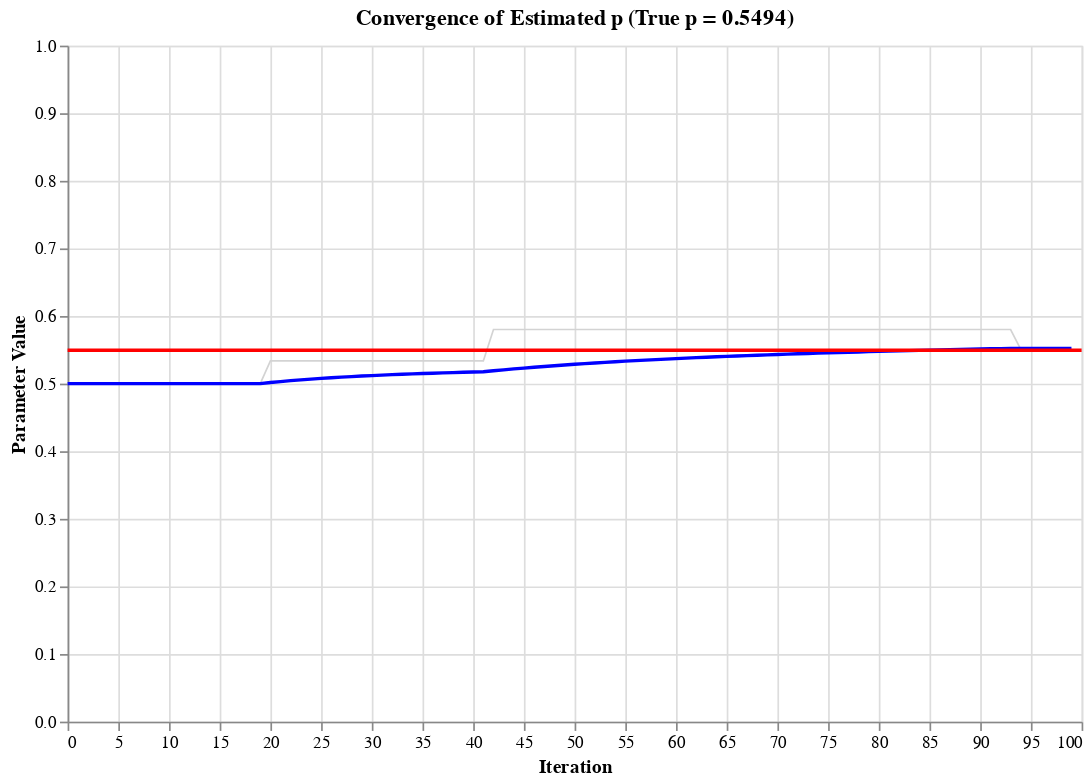

The cell this chart's notebook holds for it:
### Markdown cell above
However, in this case we know the exact distribution of the coin – we can just flip it ourselves – so it's easy for us to compute the probability of heads. What if we didn't have the coin, or were dealing with a more complex set of variables? In this case, we can use something called the Metropolis-Hastings algorithm to estimate the probability of an event happening - in case of options, the probability of the stock price at expiration being above the strike price.

To do this, we have to use something called rejection sampling. What this does is draw samples from a normal distribution, and then accept or reject those samples based on whether they are above or below the *target* distribution - what we expect the upper and lower bounds of the true distribution to be. For example, if we were to randomly draw a number greater than 1 from the normal distribution when trying to estimate the probability of heads, we would reject it, because we know the probability of heads being greater than 1 is 0.

A visualization of this is shown below:

### Code cell
# Apply Metropolis-Hastings algorithm.
# TODO: Turn into function.
# TODO: Add sliders for the visualization to make it interactive.
num_iterations = 100
proposal_std = 0.5  # Increase to allow broader exploration
chain = []

current_p = 0.5  # Starting guess
for i in range(num_iterations):
    proposed_p = current_p + np.random.normal(0, proposal_std)
    # Ensure candidate remains in [0, 1]
    proposed_p = np.clip(proposed_p, 0, 1)

    current_target = target(current_p)
    proposed_target = target(proposed_p)

    # If current_target == 0, accept if proposed_target > 0, else 0
    if current_target == 0:
        acceptance_prob = 1 if proposed_target > 0 else 0
    else:
        acceptance_prob = min(1, proposed_target / current_target)

    if np.random.rand() < acceptance_prob:
        current_p = proposed_p

    chain.append(current_p)

chain = np.array(chain)

# Compute running mean at each step
# TODO: Visualize this as a stochastic process, i.e. an animation of some kind.
running_mean = np.cumsum(chain) / (np.arange(num_iterations) + 1)

# Prepare DataFrame
df = pd.DataFrame({
    'Iteration': np.arange(num_iterations),
    'Chain Value': chain,
    'Running Mean': running_mean
})

# TODO: Turn into function as well
# Altair visualization of the data.
# Gray line for raw chain, including rejections
base = alt.Chart(df).encode(
    x=alt.X('Iteration:Q', title='Iteration')
)

chain_line = base.mark_line(
    color='lightgray',
    strokeWidth=1
).encode(
    y=alt.Y('Chain Value:Q', 
            title='Parameter Value',
            scale=alt.Scale(domain=[0, 1]))  # Force y-axis [0,1]
)

# Blue line to track running mean
running_mean_line = base.mark_line(
    color='blue',
    strokeWidth=2
).encode(
    y='Running Mean:Q'
)

# Red horizontal rule for the true probability of the coin
true_rule = alt.Chart(pd.DataFrame({'y': [true_p]})).mark_rule(
    color='red',
    strokeWidth=2
).encode(
    y='y:Q'
)

# Combine all the layers together
final_chart = alt.layer(
    chain_line,
    running_mean_line,
    true_rule
).properties(
    width=600,
    height=400,
    title=f'Convergence of Estimated p (True p = {true_p:.4f})'
)

final_chart.display()

### Figure 1 — Vega-Lite specification as saved in the notebook (floating-point values rounded to 4 significant figures)
{"config": {"view": {"continuousWidth": 300, "continuousHeight": 300}}, "layer": [{"data": {"name": "data-8f9fcd628d9f29629aa1fef884afcc88"}, "mark": {"type": "line", "color": "lightgray", "strokeWidth": 1}, "encoding": {"x": {"field": "Iteration", "title": "Iteration", "type": "quantitative"}, "y": {"field": "Chain Value", "scale": {"domain": [0, 1]}, "title": "Parameter Value", "type": "quantitative"}}}, {"data": {"name": "data-8f9fcd628d9f29629aa1fef884afcc88"}, "mark": {"type": "line", "color": "blue", "strokeWidth": 2}, "encoding": {"x": {"field": "Iteration", "title": "Iteration", "type": "quantitative"}, "y": {"field": "Running Mean", "type": "quantitative"}}}, {"data": {"name": "data-b5a03ab747b33896a77544e859cd6add"}, "mark": {"type": "rule", "color": "red", "strokeWidth": 2}, "encoding": {"y": {"field": "y", "type": "quantitative"}}}], "height": 400, "title": "Convergence of Estimated p (True p = 0.5494)", "width": 600, "$schema": "https://vega.github.io/schema/vega-lite/v5.20.1.json", "datasets": {"data-8f9fcd628d9f29629aa1fef884afcc88": [{"Iteration": 0, "Chain Value": 0.5, "Running Mean": 0.5}, {"Iteration": 1, "Chain Value": 0.5, "Running Mean": 0.5}, {"Iteration": 2, "Chain Value": 0.5, "Running Mean": 0.5}, {"Iteration": 3, "Chain Value": 0.5, "Running Mean": 0.5}, {"Iteration": 4, "Chain Value": 0.5, "Running Mean": 0.5}, {"Iteration": 5, "Chain Value": 0.5, "Running Mean": 0.5}, {"Iteration": 6, "Chain Value": 0.5, "Running Mean": 0.5}, {"Iteration": 7, "Chain Value": 0.5, "Running Mean": 0.5}, {"Iteration": 8, "Chain Value": 0.5, "Running Mean": 0.5}, {"Iteration": 9, "Chain Value": 0.5, "Running Mean": 0.5}, {"Iteration": 10, "Chain Value": 0.5, "Running Mean": 0.5}, {"Iteration": 11, "Chain Value": 0.5, "Running Mean": 0.5}, {"Iteration": 12, "Chain Value": 0.5, "Running Mean": 0.5}, {"Iteration": 13, "Chain Value": 0.5, "Running Mean": 0.5}, {"Iteration": 14, "Chain Value": 0.5, "Running Mean": 0.5}, {"Iteration": 15, "Chain Value": 0.5, "Running Mean": 0.5}, {"Iteration": 16, "Chain Value": 0.5, "Running Mean": 0.5}, {"Iteration": 17, "Chain Value": 0.5, "Running Mean": 0.5}, {"Iteration": 18, "Chain Value": 0.5, "Running Mean": 0.5}, {"Iteration": 19, "Chain Value": 0.5, "Running Mean": 0.5}, {"Iteration": 20, "Chain Value": 0.5336, "Running Mean": 0.5016}, {"Iteration": 21, "Chain Value": 0.5336, "Running Mean": 0.5031}, {"Iteration": 22, "Chain Value": 0.5336, "Running Mean": 0.5044}, {"Iteration": 23, "Chain Value": 0.5336, "Running Mean": 0.5056}, {"Iteration": 24, "Chain Value": 0.5336, "Running Mean": 0.5067}, {"Iteration": 25, "Chain Value": 0.5336, "Running Mean": 0.5078}, {"Iteration": 26, "Chain Value": 0.5336, "Running Mean": 0.5087}, {"Iteration": 27, "Chain Value": 0.5336, "Running Mean": 0.5096}, {"Iteration": 28, "Chain Value": 0.5336, "Running Mean": 0.5104}, {"Iteration": 29, "Chain Value": 0.5336, "Running Mean": 0.5112}, {"Iteration": 30, "Chain Value": 0.5336, "Running Mean": 0.5119}, {"Iteration": 31, "Chain Value": 0.5336, "Running Mean": 0.5126}, {"Iteration": 32, "Chain Value": 0.5336, "Running Mean": 0.5132}, {"Iteration": 33, "Chain Value": 0.5336, "Running Mean": 0.5138}, {"Iteration": 34, "Chain Value": 0.5336, "Running Mean": 0.5144}, {"Iteration": 35, "Chain Value": 0.5336, "Running Mean": 0.5149}, {"Iteration": 36, "Chain Value": 0.5336, "Running Mean": 0.5154}, {"Iteration": 37, "Chain Value": 0.5336, "Running Mean": 0.5159}, {"Iteration": 38, "Chain Value": 0.5336, "Running Mean": 0.5164}, {"Iteration": 39, "Chain Value": 0.5336, "Running Mean": 0.5168}, {"Iteration": 40, "Chain Value": 0.5336, "Running Mean": 0.5172}, {"Iteration": 41, "Chain Value": 0.5336, "Running Mean": 0.5176}, {"Iteration": 42, "Chain Value": 0.5801, "Running Mean": 0.519}, {"Iteration": 43, "Chain Value": 0.5801, "Running Mean": 0.5204}, {"Iteration": 44, "Chain Value": 0.5801, "Running Mean": 0.5218}, {"Iteration": 45, "Chain Value": 0.5801, "Running Mean": 0.523}, {"Iteration": 46, "Chain Value": 0.5801, "Running Mean": 0.5242}, {"Iteration": 47, "Chain Value": 0.5801, "Running Mean": 0.5254}, {"Iteration": 48, "Chain Value": 0.5801, "Running Mean": 0.5265}, {"Iteration": 49, "Chain Value": 0.5801, "Running Mean": 0.5276}, {"Iteration": 50, "Chain Value": 0.5801, "Running Mean": 0.5286}, {"Iteration": 51, "Chain Value": 0.5801, "Running Mean": 0.5296}, {"Iteration": 52, "Chain Value": 0.5801, "Running Mean": 0.5306}, {"Iteration": 53, "Chain Value": 0.5801, "Running Mean": 0.5315}, {"Iteration": 54, "Chain Value": 0.5801, "Running Mean": 0.5324}, {"Iteration": 55, "Chain Value": 0.5801, "Running Mean": 0.5332}, {"Iteration": 56, "Chain Value": 0.5801, "Running Mean": 0.534}, {"Iteration": 57, "Chain Value": 0.5801, "Running Mean": 0.5348}, {"Iteration": 58, "Chain Value": 0.5801, "Running Mean": 0.5356}, {"Iteration": 59, "Chain Value": 0.5801, "Running Mean": 0.5363}, {"Iteration": 60, "Chain Value": 0.5801, "Running Mean": 0.5371}, {"Iteration": 61, "Chain Value": 0.5801, "Running Mean": 0.5377}, {"Iteration": 62, "Chain Value": 0.5801, "Running Mean": 0.5384}, {"Iteration": 63, "Chain Value": 0.5801, "Running Mean": 0.5391}, {"Iteration": 64, "Chain Value": 0.5801, "Running Mean": 0.5397}, {"Iteration": 65, "Chain Value": 0.5801, "Running Mean": 0.5403}, {"Iteration": 66, "Chain Value": 0.5801, "Running Mean": 0.5409}, {"Iteration": 67, "Chain Value": 0.5801, "Running Mean": 0.5415}, {"Iteration": 68, "Chain Value": 0.5801, "Running Mean": 0.542}, {"Iteration": 69, "Chain Value": 0.5801, "Running Mean": 0.5426}, {"Iteration": 70, "Chain Value": 0.5801, "Running Mean": 0.5431}, {"Iteration": 71, "Chain Value": 0.5801, "Running Mean": 0.5436}, {"Iteration": 72, "Chain Value": 0.5801, "Running Mean": 0.5441}, {"Iteration": 73, "Chain Value": 0.5801, "Running Mean": 0.5446}, {"Iteration": 74, "Chain Value": 0.5801, "Running Mean": 0.5451}, {"Iteration": 75, "Chain Value": 0.5801, "Running Mean": 0.5455}, {"Iteration": 76, "Chain Value": 0.5801, "Running Mean": 0.546}, {"Iteration": 77, "Chain Value": 0.5801, "Running Mean": 0.5464}, {"Iteration": 78, "Chain Value": 0.5801, "Running Mean": 0.5469}, {"Iteration": 79, "Chain Value": 0.5801, "Running Mean": 0.5473}, {"Iteration": 80, "Chain Value": 0.5801, "Running Mean": 0.5477}, {"Iteration": 81, "Chain Value": 0.5801, "Running Mean": 0.5481}, {"Iteration": 82, "Chain Value": 0.5801, "Running Mean": 0.5485}, {"Iteration": 83, "Chain Value": 0.5801, "Running Mean": 0.5488}, {"Iteration": 84, "Chain Value": 0.5801, "Running Mean": 0.5492}, {"Iteration": 85, "Chain Value": 0.5801, "Running Mean": 0.5496}, {"Iteration": 86, "Chain Value": 0.5801, "Running Mean": 0.5499}, {"Iteration": 87, "Chain Value": 0.5801, "Running Mean": 0.5503}, {"Iteration": 88, "Chain Value": 0.5801, "Running Mean": 0.5506}, {"Iteration": 89, "Chain Value": 0.5801, "Running Mean": 0.5509}, {"Iteration": 90, "Chain Value": 0.5801, "Running Mean": 0.5512}, {"Iteration": 91, "Chain Value": 0.5801, "Running Mean": 0.5516}, {"Iteration": 92, "Chain Value": 0.5801, "Running Mean": 0.5519}, {"Iteration": 93, "Chain Value": 0.5801, "Running Mean": 0.5522}, {"Iteration": 94, "Chain Value": 0.5507, "Running Mean": 0.5521}, {"Iteration": 95, "Chain Value": 0.5507, "Running Mean": 0.5521}, {"Iteration": 96, "Chain Value": 0.5507, "Running Mean": 0.5521}, {"Iteration": 97, "Chain Value": 0.5507, "Running Mean": 0.5521}, {"Iteration": 98, "Chain Value": 0.5507, "Running Mean": 0.5521}, {"Iteration": 99, "Chain Value": 0.5507, "Running Mean": 0.5521}], "data-b5a03ab747b33896a77544e859cd6add": [{"y": 0.5494}]}}
